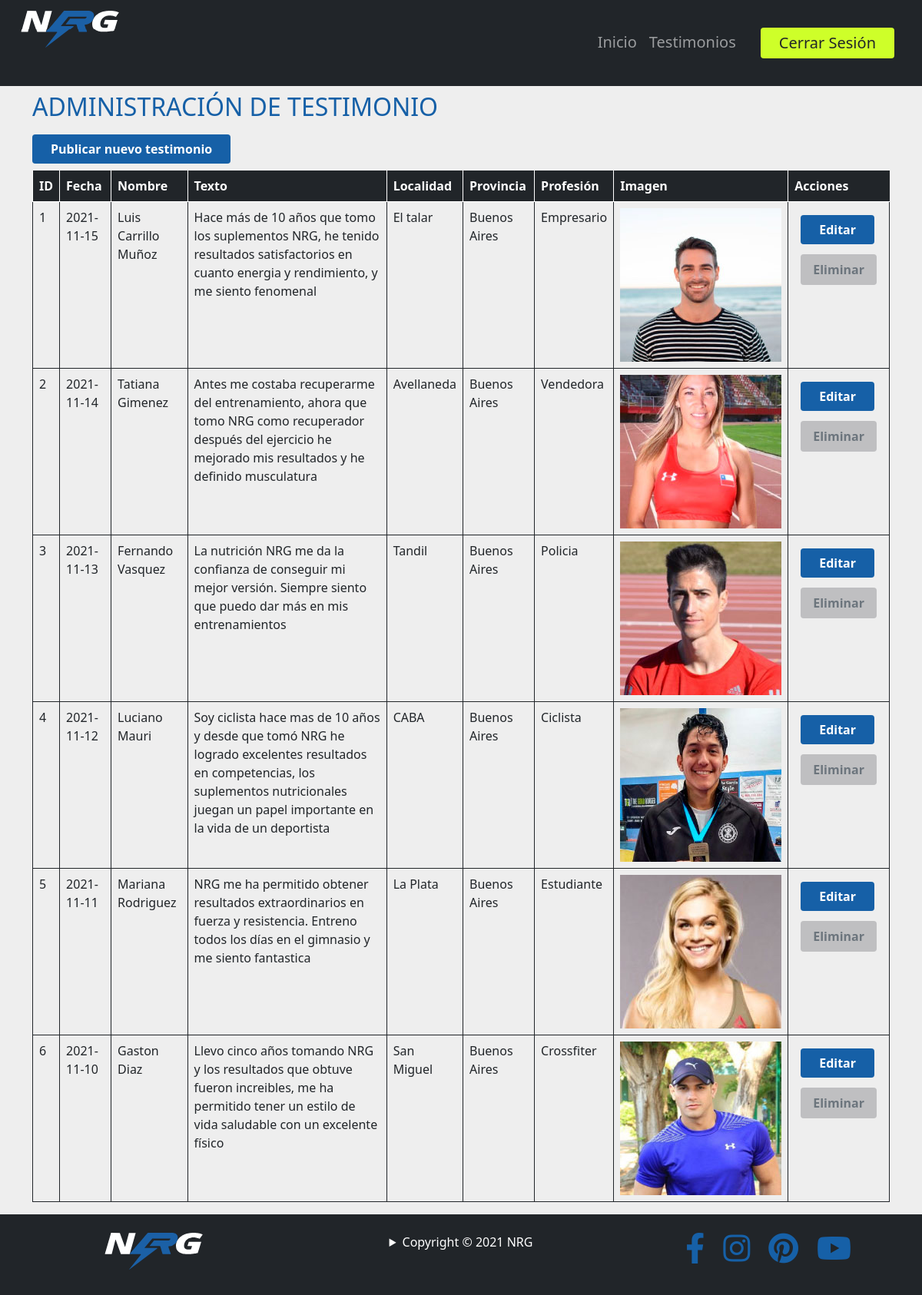
Screenshot of /sitio/admin/index.php?s=testimonios (signed in) with the database file from the repository.
### tables this page shows
CREATE TABLE `testimonios` (
  `testimonio_id` int(10) UNSIGNED NOT NULL,
  `nombre` varchar(120) NOT NULL,
  `texto` mediumtext NOT NULL,
  `localidad` varchar(120) NOT NULL,
  `provincia` varchar(120) NOT NULL,
  `profesion` varchar(45) NOT NULL,
  `imagen` varchar(255) NOT NULL,
  `imagen_descripcion` varchar(255) NOT NULL,
  `fecha` date NOT NULL,
  `usuario_fk` int(10) UNSIGNED NOT NULL
);

### sitio/clases/Models/Testimonio.php (called while the page is built, shortened)
<?php
class Testimonio
{
    protected $testimonio_id;
    protected $fecha;
    protected $nombre;
    protected $texto;
    protected $localidad;
    protected $provincia;
    protected $profesion;
    protected $imagen;
    protected $imagen_descripcion;
    public function todo(): array
    {
        $db = (new Conexion())->getConexion();
        $query = "SELECT * FROM testimonios";
        $stmt = $db->prepare($query);
        $stmt->execute();
        $stmt->setFetchMode(PDO::FETCH_CLASS, self::class);
        return $stmt->fetchAll();
    }
    public function getTestimonioId(): int
    {
        return $this->testimonio_id;
    }
    public function getNombre(): string
    {
        return $this->nombre;
    }
    public function getImagen(): string
    {
        return $this->imagen;
    }
    public function getImagenDescripcion(): string
    {
        return $this->imagen_descripcion;
    }
    public function getTexto(): string
    {
        return $this->texto;
    }
    public function getLocalidad(): string
    {
        return $this->localidad;
    }
    public function getProvincia(): string
    {
        return $this->provincia;
    }
    public function getProfesion(): string
    {
        return $this->profesion;
    }
    public function getFecha(): string
    {
        return $this->fecha;
    }
}

### sitio/admin/vistas/testimonios.php (the view, shortened to what this page needs)
<?php
$testimonios = (new Testimonio())->todo();
?>
<main class="main-content pt-5 mt-5">
    <div class="container">
        <h2 class="mb-4 text-uppercase micolor">Administración de Testimonio</h2>
        <div class="mb-3">
            <a class="text-white fw-bold px-4 py-2 fondo2 rounded border-0" href="index.php?s=testimonios-nuevo">Publicar nuevo testimonio</a>
        </div>
        <table class="table">
            <thead>
                <tr>
                    <th class="border-start border-white bg-dark text-white">ID</th>
                    <th class="border-start border-white bg-dark text-white">Fecha</th>
                    <th class="border-start border-white bg-dark text-white">Nombre</th>
                    <th class="border-start border-white bg-dark text-white">Texto</th>
                    <th class="border-start border-white bg-dark text-white">Localidad</th>
                    <th class="border-start border-white bg-dark text-white">Provincia</th>
                    <th class="border-start border-white bg-dark text-white">Profesión</th>
                    <th class="border-start border-white bg-dark text-white">Imagen</th>
                    <th class="border-start border-white bg-dark text-white">Acciones</th>
                </tr>
            </thead>
            <tbody>
            <?php
            foreach($testimonios as $testimonio): ?>
                <tr>
                    <td class="border border-dark"><?= $testimonio->getTestimonioId();?></td>
                    <td class="border border-dark"><?= $testimonio->getFecha();?></td>
                    <td class="border border-dark"><?= $testimonio->getNombre();?></td>
                    <td class="border border-dark"><?= $testimonio->getTexto();?></td>
                    <td class="border border-dark"><?= $testimonio->getLocalidad();?></td>
                    <td class="border border-dark"><?= $testimonio->getProvincia();?></td>
                    <td class="border border-dark"><?= $testimonio->getProfesion();?></td>
                    <td class="border border-dark"><img src="<?= '../imagenes/' . $testimonio->getImagen();?>" alt="<?= $testimonio->getImagenDescripcion();?>"></td>
                    <td class="border border-dark px-3 pt-4">
                        <a class="text-white fw-bold px-4 py-2 fondo2 rounded border-0" href="index.php?s=testimonios-editar&id=<?= $testimonio->getTestimonioId();?>">Editar</a>
                        <form action="acciones/testimonios-eliminar.php" method="post" class="form-eliminar pt-3">
                            <button class="button text-secondary fw-bold my-1 me-sm-3 px-2 py-2 boton-gris rounded border-0" type="submit">Eliminar</button>
                        </form>
                    </td>
                </tr>
            <?php
            endforeach; ?>
            </tbody>
        </table>
    </div>
</main>

### sitio/css/estilos.css (style rules this page uses)
* { margin: 0; padding: 0; box-sizing: border-box; }
body { background-color: #eeeeee; }
.fondo2 { background-color: #1660a7; }
.boton-gris { background-color: #bfbfc1; }
.micolor { color: #1660a7; }
a { text-decoration: none; }
.button { width: 100%; }

### rows the page displays
testimonios: testimonio "1", fecha "2021-11-15", nombre "Luis Carrillo Muñoz", texto "Hace más de 10 años que tomo los suplementos NRG, he tenido resultados satisfactorios en cuanto energia y rendimiento, y me siento fenomenal", localidad "El talar", provincia "Buenos Aires", profesion "Empresario", imagen (picture)
testimonios: testimonio "2", fecha "2021-11-14", nombre "Tatiana Gimenez", texto "Antes me costaba recuperarme del entrenamiento, ahora que tomo NRG como recuperador después del ejercicio he mejorado mis resultados y he definido musculatura", localidad "Avellaneda", provincia "Buenos Aires", profesion "Vendedora", imagen (picture)
testimonios: testimonio "3", fecha "2021-11-13", nombre "Fernando Vasquez", texto "La nutrición NRG me da la confianza de conseguir mi mejor versión. Siempre siento que puedo dar más en mis entrenamientos", localidad "Tandil", provincia "Buenos Aires", profesion "Policia", imagen (picture)
testimonios: testimonio "4", fecha "2021-11-12", nombre "Luciano Mauri", texto "Soy ciclista hace mas de 10 años y desde que tomó NRG he logrado excelentes resultados en competencias, los suplementos nutricionales juegan un papel importante en la vida de un deportista", localidad "CABA", provincia "Buenos Aires", profesion "Ciclista", imagen (picture)
testimonios: testimonio "5", fecha "2021-11-11", nombre "Mariana Rodriguez", texto "NRG me ha permitido obtener resultados extraordinarios en fuerza y resistencia. Entreno todos los días en el gimnasio y me siento fantastica", localidad "La Plata", provincia "Buenos Aires", profesion "Estudiante", imagen (picture)
testimonios: testimonio "6", fecha "2021-11-10", nombre "Gaston Diaz", texto "Llevo cinco años tomando NRG y los resultados que obtuve fueron increibles, me ha permitido tener un estilo de vida saludable con un excelente físico", localidad "San Miguel", provincia "Buenos Aires", profesion "Crossfiter", imagen (picture)
